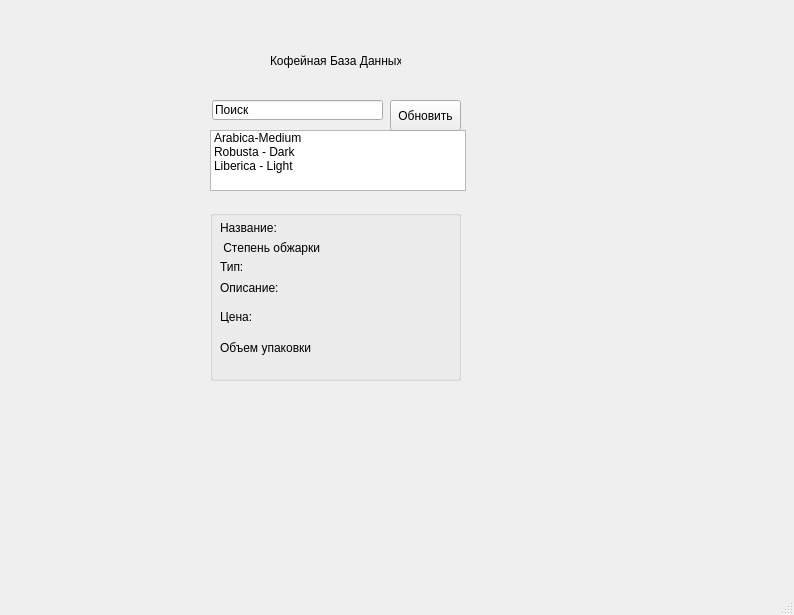
<?xml version="1.0" encoding="UTF-8"?>
<ui version="4.0">
 <class>MainWindow</class>
 <widget class="QMainWindow" name="MainWindow">
  <property name="geometry">
   <rect>
    <x>0</x>
    <y>0</y>
    <width>794</width>
    <height>615</height>
   </rect>
  </property>
  <property name="windowTitle">
   <string>MainWindow</string>
  </property>
  <widget class="QWidget" name="centralwidget">
   <widget class="QLabel" name="label">
    <property name="geometry">
     <rect>
      <x>270</x>
      <y>40</y>
      <width>131</width>
      <height>41</height>
     </rect>
    </property>
    <property name="maximumSize">
     <size>
      <width>181</width>
      <height>41</height>
     </size>
    </property>
    <property name="whatsThis">
     <string>&lt;html&gt;&lt;head/&gt;&lt;body&gt;&lt;p&gt;Кофейная база данных&lt;/p&gt;&lt;/body&gt;&lt;/html&gt;</string>
    </property>
    <property name="styleSheet">
     <string notr="true">font: 75 8pt &quot;MS Shell Dlg 2&quot;;</string>
    </property>
    <property name="text">
     <string>Кофейная База Данных</string>
    </property>
    <property name="textFormat">
     <enum>Qt::AutoText</enum>
    </property>
   </widget>
   <widget class="QListWidget" name="coffeeList">
    <property name="geometry">
     <rect>
      <x>210</x>
      <y>130</y>
      <width>256</width>
      <height>61</height>
     </rect>
    </property>
    <item>
     <property name="text">
      <string>Arabica-Medium</string>
     </property>
    </item>
    <item>
     <property name="text">
      <string>Robusta - Dark </string>
     </property>
    </item>
    <item>
     <property name="text">
      <string>Liberica - Light</string>
     </property>
    </item>
   </widget>
   <widget class="QGroupBox" name="groupBox">
    <property name="geometry">
     <rect>
      <x>210</x>
      <y>210</y>
      <width>251</width>
      <height>171</height>
     </rect>
    </property>
    <property name="title">
     <string/>
    </property>
    <widget class="QLabel" name="nameLabel">
     <property name="geometry">
      <rect>
       <x>10</x>
       <y>10</y>
       <width>61</width>
       <height>16</height>
      </rect>
     </property>
     <property name="text">
      <string>Название:</string>
     </property>
    </widget>
    <widget class="QLabel" name="roastLabel">
     <property name="geometry">
      <rect>
       <x>10</x>
       <y>30</y>
       <width>101</width>
       <height>16</height>
      </rect>
     </property>
     <property name="text">
      <string> Степень обжарки:</string>
     </property>
    </widget>
    <widget class="QLabel" name="typeLabel">
     <property name="geometry">
      <rect>
       <x>10</x>
       <y>50</y>
       <width>47</width>
       <height>13</height>
      </rect>
     </property>
     <property name="text">
      <string>Тип:</string>
     </property>
    </widget>
    <widget class="QLabel" name="descriptionLabel">
     <property name="geometry">
      <rect>
       <x>10</x>
       <y>70</y>
       <width>61</width>
       <height>16</height>
      </rect>
     </property>
     <property name="text">
      <string>Описание:</string>
     </property>
    </widget>
    <widget class="QLabel" name="priceLabel">
     <property name="geometry">
      <rect>
       <x>10</x>
       <y>100</y>
       <width>47</width>
       <height>13</height>
      </rect>
     </property>
     <property name="text">
      <string>Цена:</string>
     </property>
    </widget>
    <widget class="QLabel" name="packageLabel">
     <property name="geometry">
      <rect>
       <x>10</x>
       <y>130</y>
       <width>91</width>
       <height>16</height>
      </rect>
     </property>
     <property name="text">
      <string>Объем упаковки:</string>
     </property>
    </widget>
   </widget>
   <widget class="QLineEdit" name="searchLineEdit">
    <property name="geometry">
     <rect>
      <x>212</x>
      <y>100</y>
      <width>171</width>
      <height>20</height>
     </rect>
    </property>
    <property name="text">
     <string>Поиск</string>
    </property>
   </widget>
   <widget class="QPushButton" name="updateButton">
    <property name="geometry">
     <rect>
      <x>390</x>
      <y>100</y>
      <width>71</width>
      <height>31</height>
     </rect>
    </property>
    <property name="text">
     <string>Обновить</string>
    </property>
   </widget>
  </widget>
  <widget class="QMenuBar" name="menubar">
   <property name="geometry">
    <rect>
     <x>0</x>
     <y>0</y>
     <width>794</width>
     <height>21</height>
    </rect>
   </property>
  </widget>
  <widget class="QStatusBar" name="statusbar"/>
 </widget>
 <resources/>
 <connections/>
</ui>
